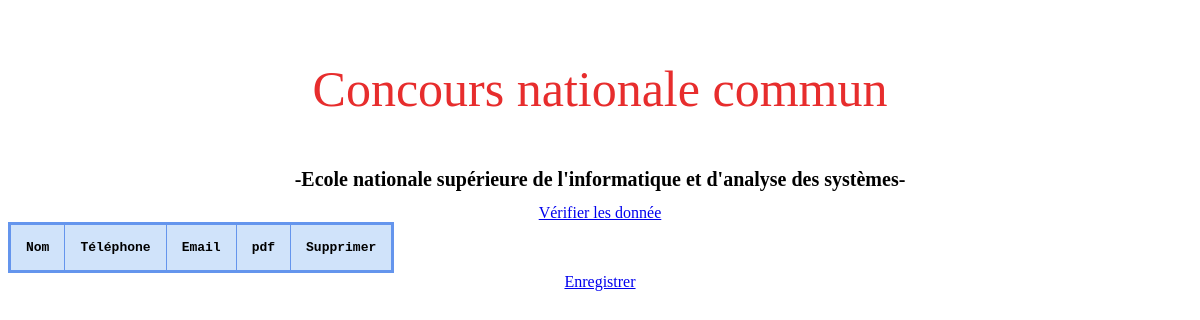
Page /recus/ (signed in) on the earlier database version.
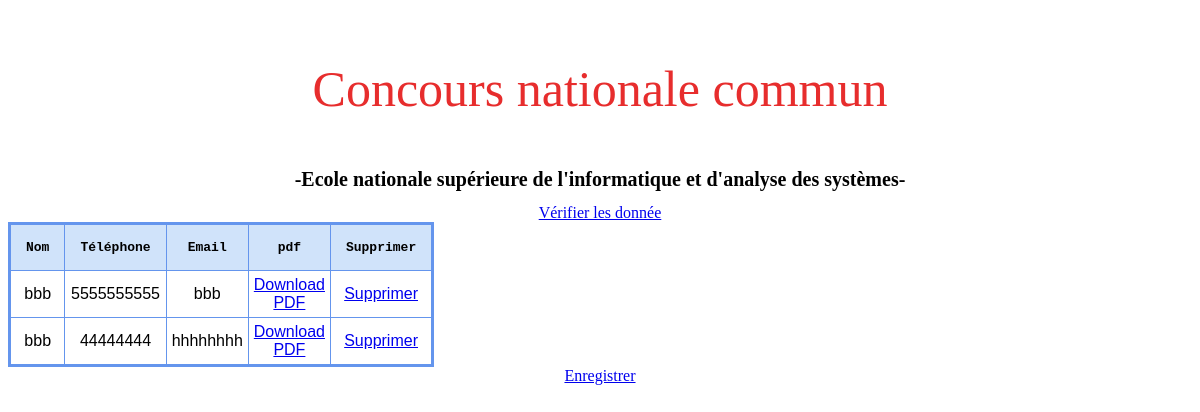
Same page on the later database version.
### personal/models.py (models this page shows, shortened)
class Recu (models.Model):
    Nom = models.CharField(max_length = 140 , default='')
    Téléphone = models.IntegerField(default='')
    Adresse_physique = models.CharField(max_length = 140 , default='')
    Email = models.CharField(max_length = 140 , default='')
    pdf = models.FileField(upload_to='fiches/pdfs/')

### personal/views.py (the view)
# urls.py: url(r'^recus/$', views.RecuList, name='RecuList'),
@user_passes_test(lambda u: u.is_superuser)
def RecuList(request):
    recus = Recu.objects.all()
    return render(request, 'personal/recus.html' , {
        'recus' : recus
    })

### personal/templates/personal/recus.html (shortened to what this page needs)
<head>
  {% load staticfiles %}
  <link rel="stylesheet" href="{% static 'personal/css/fiches.css' %}" type = "text/css"/>
</head>
<body>
{% block content %}
<div class="headerr">
      <p>Concours nationale commun </p>
      <h1> -Ecole nationale supérieure de l'informatique et d'analyse des systèmes- </h1>
      <a href="/homeerecu" class="button" >Vérifier les donnée </a>
 <table class="table mb-0">
    <thead>
      <tr>
        <th>Nom</th>
        <th>Téléphone</th>
        <th>Email</th>
        <th>pdf</th>
         <th>Supprimer</th>
      </tr>
    </thead>
    <tbody>
      {% for recu in recus %}
        <tr>
          <td>{{ recu.Nom }}</td>
          <td>{{ recu.Téléphone }}</td>
          <td>{{ recu.Email }}</td>
          <td>
          	<a href="{{ recu.pdf.url }}" class="btn btn-primary btn-sm" target="_blank">
              Download PDF
            </a>
          </td>
            <td>
            <a href="/recus/{{ recu.id }}" class="btn btn-primary btn-sm" target="_blank">
              Supprimer
            </a>
          </td>
        </tr>
      {% endfor %}
    </tbody>
  </table>
  <a href="/exportrecu" class="button" >Enregistrer </a>
</div>
{% endblock %}

Differences in the rows shown:
added Recu: Nom "bbb", Téléphone "5555555555", Email "bbb"
added Recu: Nom "bbb", Téléphone "44444444", Email "hhhhhhhh"
